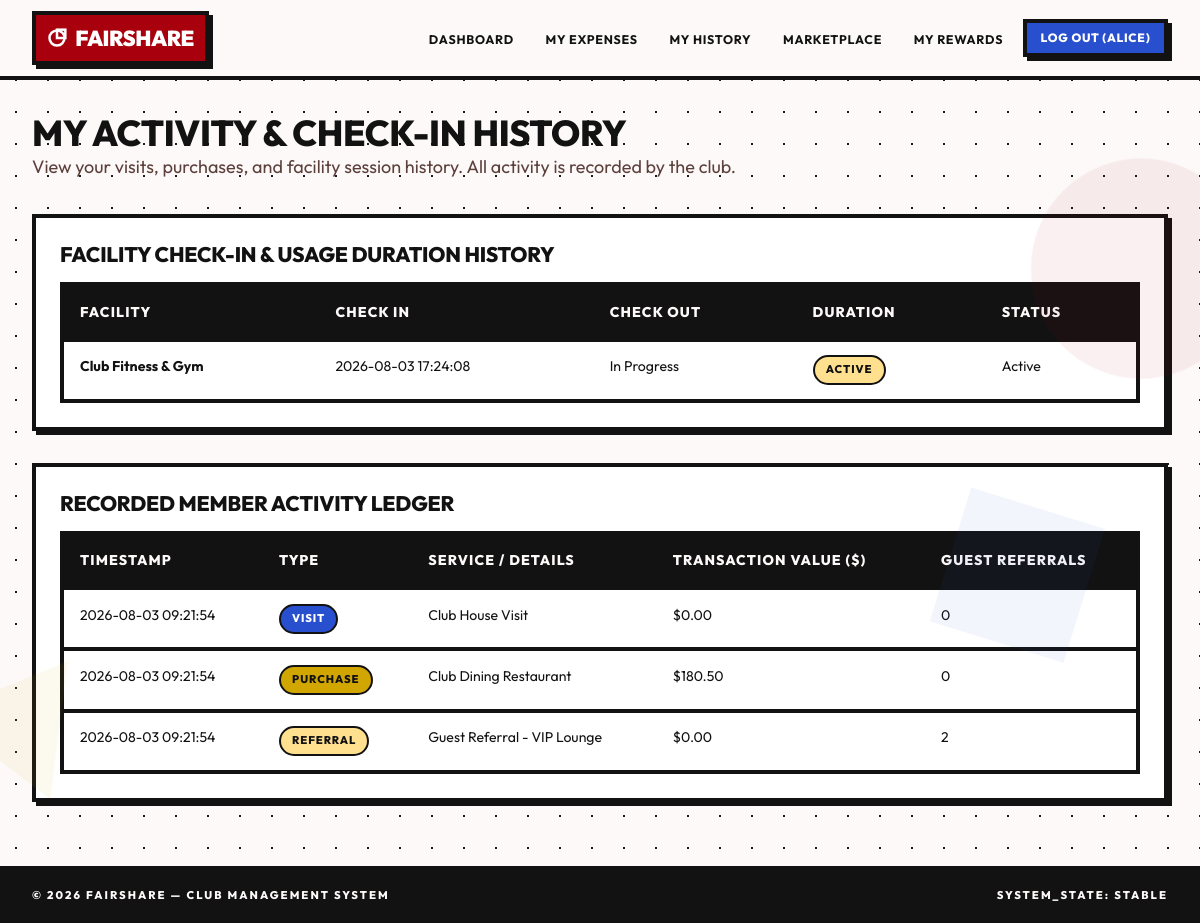
/member/activity (signed in), run on the app's committed database.
### tables this page shows
CREATE TABLE users (
            id INTEGER PRIMARY KEY AUTOINCREMENT,
            username TEXT UNIQUE NOT NULL,
            password_hash TEXT NOT NULL,
            role TEXT NOT NULL CHECK(role IN ('member', 'admin')),
            created_at TIMESTAMP DEFAULT CURRENT_TIMESTAMP
        );

CREATE TABLE facility_checkins (
            id INTEGER PRIMARY KEY AUTOINCREMENT,
            member_id INTEGER NOT NULL,
            guest_id INTEGER,
            facility_name TEXT NOT NULL,
            check_in_time TIMESTAMP NOT NULL,
            check_out_time TIMESTAMP,
            duration_minutes INTEGER DEFAULT 0,
            status TEXT DEFAULT 'active' CHECK(status IN ('active', 'completed')),
            FOREIGN KEY (member_id) REFERENCES members (id) ON DELETE CASCADE,
            FOREIGN KEY (guest_id) REFERENCES guest_ids (id) ON DELETE CASCADE
        );

CREATE TABLE activities (
            id INTEGER PRIMARY KEY AUTOINCREMENT,
            member_id INTEGER NOT NULL,
            activity_type TEXT NOT NULL CHECK(activity_type IN ('visit', 'purchase', 'referral', 'facility')),
            service_name TEXT NOT NULL,
            transaction_value REAL DEFAULT 0.0,
            guest_count INTEGER DEFAULT 0,
            created_at TIMESTAMP DEFAULT CURRENT_TIMESTAMP,
            FOREIGN KEY (member_id) REFERENCES members (id) ON DELETE CASCADE
        );

### main.py (the view)
@app.route('/member/activity')
@login_required
def member_activity():
    conn = get_db()
    cursor = conn.cursor()
    cursor.execute("SELECT id FROM members WHERE user_id = ?", (session['user_id'],))
    member = cursor.fetchone()
    cursor.execute('''
        SELECT * FROM activities WHERE member_id = ? ORDER BY created_at DESC
    ''', (member['id'],))
    activities = cursor.fetchall()
    cursor.execute('''
        SELECT * FROM facility_checkins WHERE member_id = ? AND guest_id IS NULL ORDER BY check_in_time DESC
    ''', (member['id'],))
    checkins = cursor.fetchall()
    conn.close()
    return render_template('member/activity.html', activities=activities, checkins=checkins)

### database.py (called while the page is built)
def get_db():
    db_path = Config.DATABASE
    os.makedirs(os.path.dirname(db_path), exist_ok=True)
    conn = sqlite3.connect(db_path)
    conn.row_factory = sqlite3.Row
    conn.execute("PRAGMA foreign_keys = ON;")
    return conn

### main.py (called while the page is built)
@app.after_request
def add_header(response):
    if app.debug:
        response.headers['Cache-Control'] = 'no-cache, no-store, must-revalidate'
    else:
        response.headers['Cache-Control'] = 'public, max-age=3600'
    return response

def login_required(f):
    @functools.wraps(f)
    def decorated_function(*args, **kwargs):
        if 'user_id' not in session:
            flash('Please log in to access this page.', 'warning')
            return redirect(url_for('login'))
        return f(*args, **kwargs)
    return decorated_function

@app.context_processor
def inject_user():
    user = None
    member = None
    guest = None
    if 'user_id' in session:
        conn = get_db()
        cursor = conn.cursor()
        cursor.execute("SELECT id, username, role FROM users WHERE id = ?", (session['user_id'],))
        user = cursor.fetchone()
        if user and user['role'] == 'member':
            cursor.execute("SELECT * FROM members WHERE user_id = ?", (user['id'],))
            member = cursor.fetchone()
        conn.close()
    if 'guest_id' in session:
        conn = get_db()
        cursor = conn.cursor()
        cursor.execute("SELECT id, guest_name, guest_code FROM guest_ids WHERE id = ?", (session['guest_id'],))
        guest = cursor.fetchone()
        conn.close()
    return dict(current_user=user, current_member=member, current_guest=guest)

### templates/member/activity.html (shortened to what this page needs)
{% extends "base.html" %}
{% block content %}
<div style="margin-bottom: 2rem;">
  <h1>My Activity & Check-In History</h1>
  <p style="color: var(--text-muted);">View your visits, purchases, and facility session history. All activity is recorded by the club.</p>
</div>
<div class="card" style="margin-bottom: 2rem;">
  <h3>Facility Check-In & Usage Duration History</h3>
  <div class="table-container" style="margin-top: 1rem;">
    <table class="table">
      <thead>
        <tr>
          <th>Facility</th>
          <th>Check In</th>
          <th>Check Out</th>
          <th>Duration</th>
          <th>Status</th>
        </tr>
      </thead>
      <tbody>
        {% for chk in checkins %}
          <tr>
            <td><strong>{{ chk.facility_name }}</strong></td>
            <td>{{ chk.check_in_time }}</td>
            <td>{{ chk.check_out_time or 'In Progress' }}</td>
            <td>
              {% if chk.duration_minutes > 0 %}
                <span class="badge badge-emerald">{{ chk.duration_minutes }} mins</span>
              {% else %}
                <span class="badge badge-amber">Active</span>
              {% endif %}
            </td>
            <td>{{ chk.status|capitalize }}</td>
          </tr>
        {% else %}
          <tr><td colspan="5" style="text-align:center; color: var(--text-dim);">No facility check-in logs recorded.</td></tr>
        {% endfor %}
      </tbody>
    </table>
  </div>
</div>
<div class="card">
  <h3>Recorded Member Activity Ledger</h3>
  <div class="table-container" style="margin-top: 1rem;">
    <table class="table">
      <thead>
        <tr>
          <th>Timestamp</th>
          <th>Type</th>
          <th>Service / Details</th>
          <th>Transaction Value ($)</th>
          <th>Guest Referrals</th>
        </tr>
      </thead>
      <tbody>
        {% for act in activities %}
          <tr>
            <td>{{ act.created_at }}</td>
            <td>
              {% if act.activity_type == 'visit' %}
                <span class="badge badge-blue">Visit</span>
              {% elif act.activity_type == 'purchase' %}
                <span class="badge badge-emerald">Purchase</span>
              {% elif act.activity_type == 'referral' %}
                <span class="badge badge-amber">Referral</span>
              {% else %}
                <span class="badge badge-purple">Facility</span>
              {% endif %}
            </td>
            <td>{{ act.service_name }}</td>
            <td>${{ "%.2f"|format(act.transaction_value) }}</td>
            <td>{{ act.guest_count }}</td>
          </tr>
        {% else %}
          <tr><td colspan="5" style="text-align:center; color: var(--text-dim);">No activities logged yet.</td></tr>
        {% endfor %}
      </tbody>
    </table>
  </div>
</div>
{% endblock %}

### templates/base.html (shortened to what this page needs)
<!DOCTYPE html>
<html lang="en">
<head>
  <link rel="stylesheet" href="{{ url_for('static', filename='css/styles.css') }}?v=15">
</head>
<body>
  <nav class="navbar">
    <div class="navbar-container">
      <a href="{% if current_user %}{% if current_user.role == 'admin' %}{{ url_for('admin_dashboard') }}{% else %}{{ url_for('member_dashboard') }}{% endif %}{% else %}{{ url_for('index') }}{% endif %}" class="brand-logo">
        <svg width="20" height="20" viewBox="0 0 24 24" fill="none" stroke="currentColor" stroke-width="3" stroke-linecap="square">
          <circle cx="12" cy="12" r="9"></circle>
          <rect x="12" y="2" width="10" height="10"></rect>
        </svg>
        FairShare
      </a>
      <ul class="nav-links" id="nav-links">
        {% if current_user %}
          {% if current_user.role == 'admin' %}
            <li><a href="{{ url_for('admin_dashboard') }}" class="nav-link">Dashboard</a></li>
            <li><a href="{{ url_for('admin_members') }}" class="nav-link">Members</a></li>
            <li><a href="{{ url_for('admin_marketplace') }}" class="nav-link">Marketplace</a></li>
            <li><a href="{{ url_for('admin_activity') }}" class="nav-link">Activity</a></li>
          {% else %}
            <li><a href="{{ url_for('member_dashboard') }}" class="nav-link">Dashboard</a></li>
            <li><a href="{{ url_for('member_expenses') }}" class="nav-link">My Expenses</a></li>
            <li><a href="{{ url_for('member_activity') }}" class="nav-link">My History</a></li>
            <li><a href="{{ url_for('member_marketplace') }}" class="nav-link">Marketplace</a></li>
            <li><a href="{{ url_for('member_rewards') }}" class="nav-link">My Rewards</a></li>
          {% endif %}
          <li><a href="{{ url_for('logout') }}" class="btn btn-secondary btn-sm">Log Out ({{ current_user.username }})</a></li>
        {% else %}
          <li><a href="{{ url_for('login') }}" class="btn btn-primary btn-sm">Log In</a></li>
        {% endif %}
      </ul>
    </div>
  </nav>
  <main class="main-content">
    {% block content %}{% endblock %}
  </main>
  <footer>
    <span>&copy; 2026 FairShare — Club Management System</span>
    <span>SYSTEM_STATE: STABLE</span>
  </footer>
</body>
</html>

### data on the page
users: username "ALICE"
facility_checkins: facility_name "Club Fitness & Gym", check_in_time "2026-08-03 17:24:08", check_out_time "In Progress", duration_minutes "ACTIVE", status "Active"
activities: created_at "2026-08-03 09:21:54", activity_type "VISIT", service_name "Club House Visit", transaction_value "0.00", guest_count "0"
activities: created_at "2026-08-03 09:21:54", activity_type "PURCHASE", service_name "Club Dining Restaurant", transaction_value "180.50", guest_count "0"
activities: created_at "2026-08-03 09:21:54", activity_type "REFERRAL", service_name "Guest Referral - VIP Lounge", transaction_value "0.00", guest_count "2"
